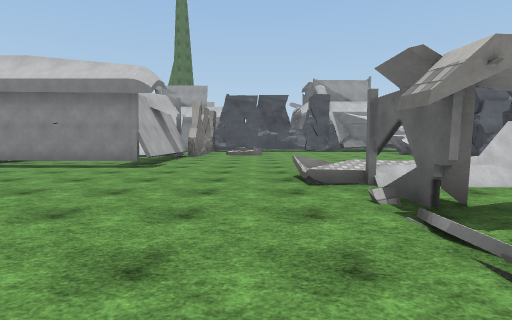
view 1 (above)

20 first-person views from a walk through a 3-D level made in the Unity game engine. The camera is 1.5 m above the floor, tilts 4° down and sees 80° across. The floor is counted in squares, 2.4 m on a side. Each view is taken from the middle of a square. On the plan, view 1 faces up. The plan holds only what a view shows up to about 9 squares ahead; the rest is blank. The place goes on beyond the plan. The player is left out. Surface patterns are stand-ins for the level's own textures.

view 2
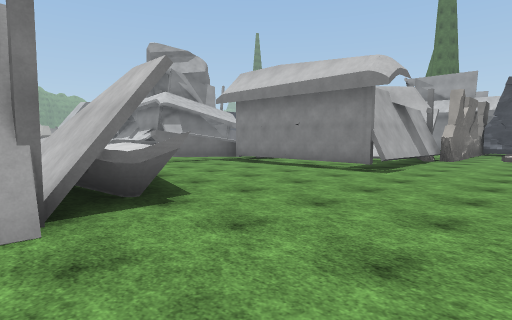

view 3
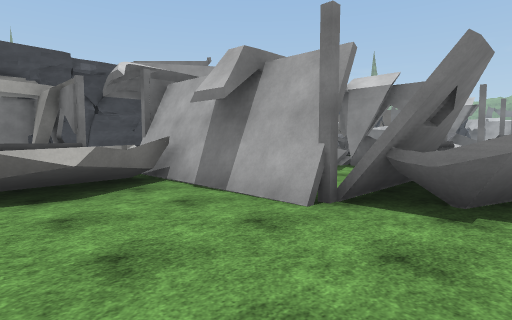

view 4
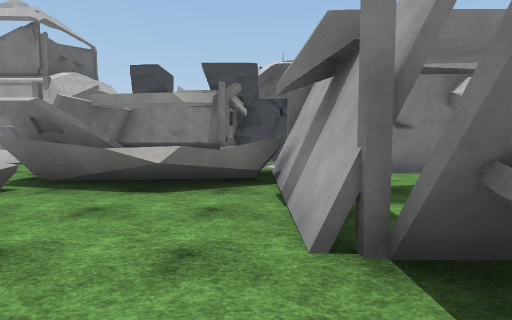

view 5
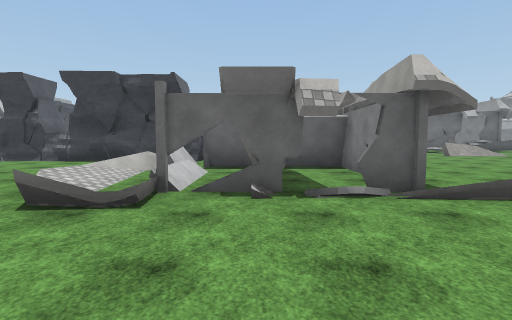

view 6
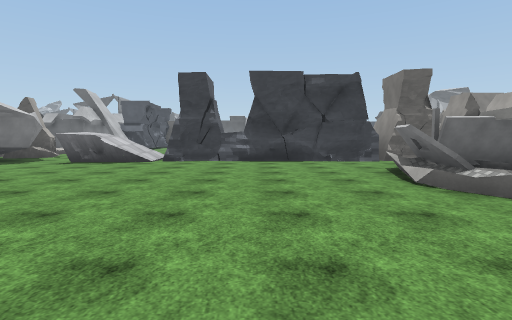

view 7
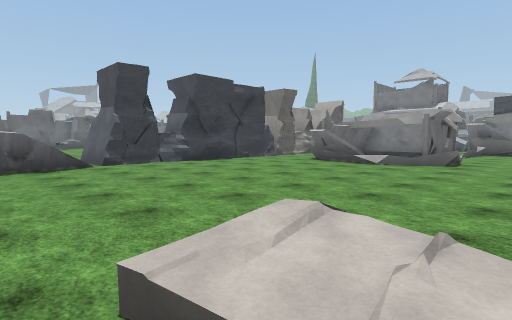

view 8
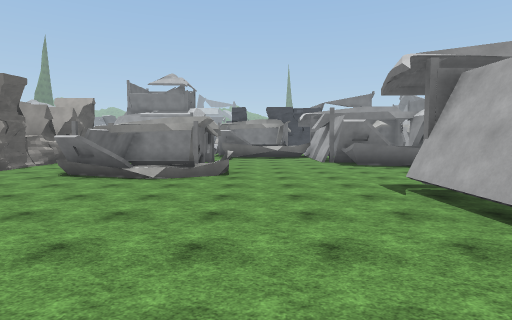

view 9
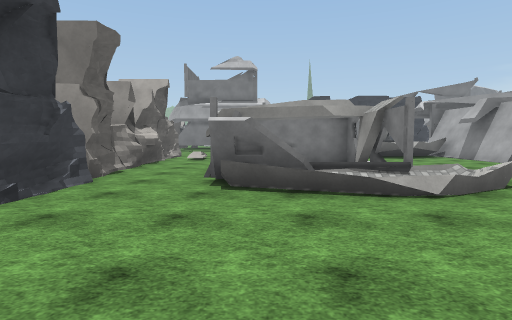

view 10
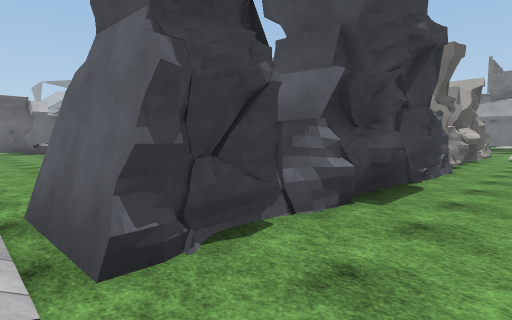

view 11
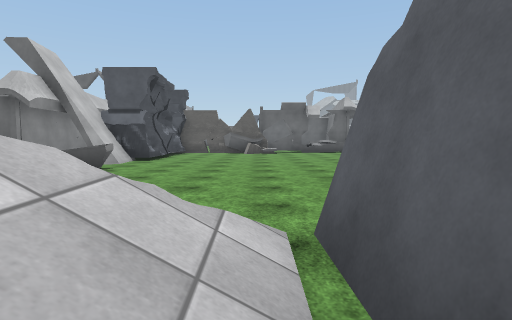

view 12
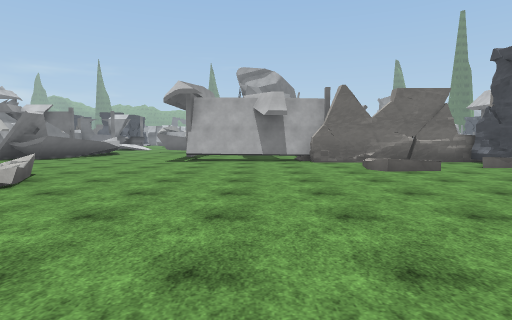

view 13
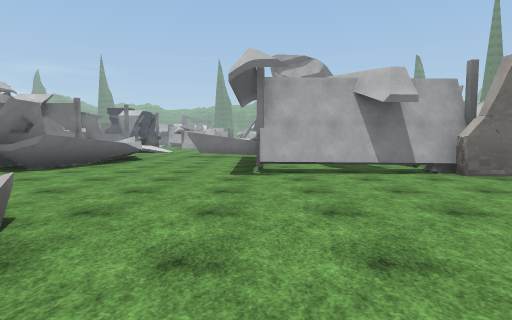

view 14
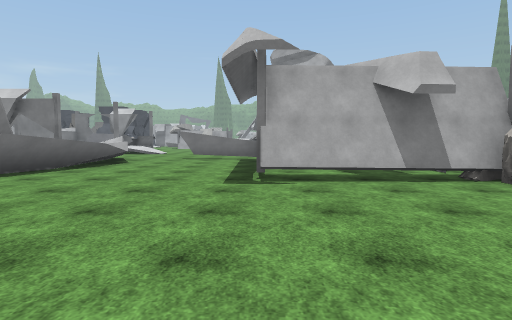

view 15
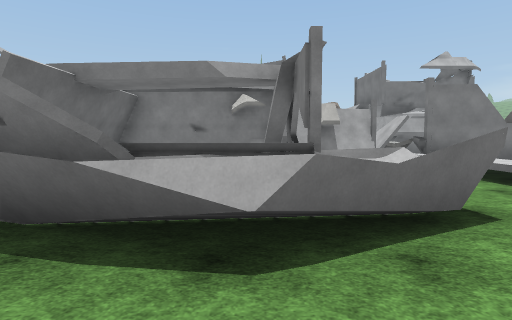

view 16
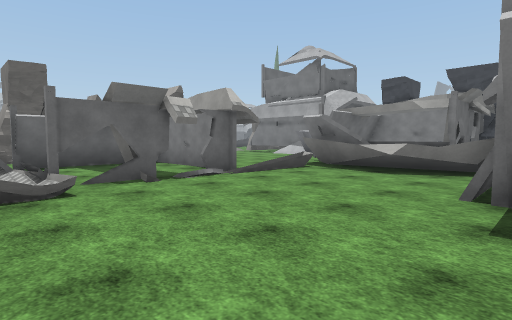

view 17
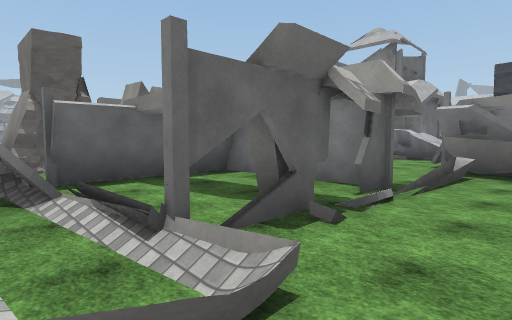

view 18
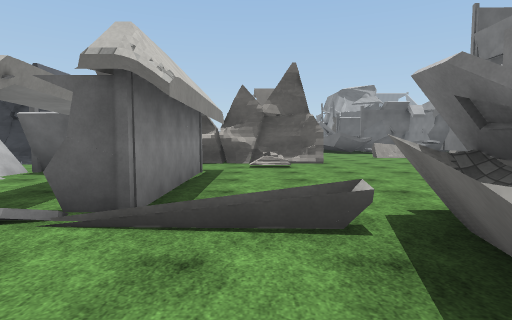

view 19
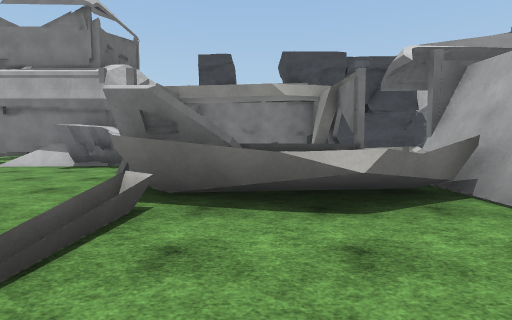

view 20
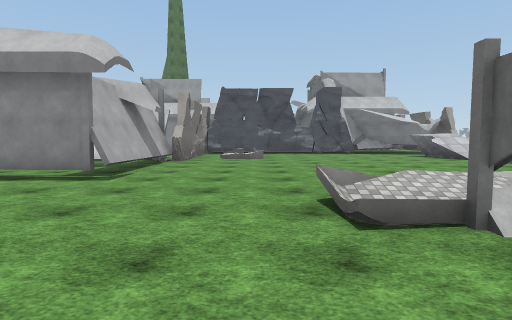

### Floor plan
Key: @ floor where view 1 was taken; # wall or solid block; . floor; / step, stairs or slope; = window, fence, low wall or low ledge; H house.
Columns run from 7 left of view 1 to 16 right of it. Each row starts with its distance up from view 1.
 13      #.......    ......
 12    HH#//.....#= .......
 11   HH##........==.......
 10    .H.........##........
  9    .H.........#    .....
  8   ..H.........#
  7 HHHHH.........#
  6 H........//...#
  5 H.......///HH.#
  4 ......../#/.H.##
  3 HHHHH.../H..H.#
  2 HHHHH.../...H.#
  1  HHHH... HHHH.##
  0 HH..H..@H....=#
 -1 H  .HHHHH.....#
 -2 HH..HHHHH.......
 -3 HHHHHHH  H......
 -4      HH  H .....
 -5    ####HHH#####
 -6    ###     #

Where each view was taken, in squares from view 1:
view 1: 0 up, 0 right, facing up
view 2: 1 up, 0 right, facing up-left
view 3: 3 up, 0 right, facing down-left
view 4: 3 up, 2 left, facing down
view 5: 3 up, 2 left, facing right
view 6: 8 up, 2 left, facing right
view 7: 13 up, 1 left, facing down-right
view 8: 12 up, 0 right, facing down
view 9: 9 up, 4 right, facing down
view 10: 11 up, 5 right, facing down-right
view 11: 11 up, 6 right, facing right
view 12: 9 up, 6 right, facing left
view 13: 7 up, 3 right, facing left
view 14: 7 up, 2 right, facing left
view 15: 5 up, 6 left, facing down
view 16: 5 up, 3 left, facing down-right
view 17: 5 up, 0 right, facing down-right
view 18: 0 up, 1 left, facing right
view 19: 2 up, 0 right, facing down
view 20: 2 up, 0 right, facing up
